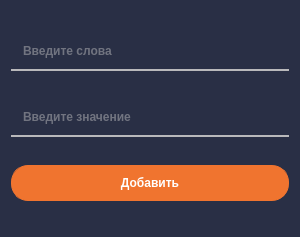
<?xml version="1.0" encoding="UTF-8"?>
<ui version="4.0">
 <class>AddWords</class>
 <widget class="QWidget" name="AddWords">
  <property name="geometry">
   <rect>
    <x>0</x>
    <y>0</y>
    <width>300</width>
    <height>237</height>
   </rect>
  </property>
  <property name="windowTitle">
   <string>Добавление</string>
  </property>
  <property name="windowIcon">
   <iconset resource="myresource.qrc">
    <normaloff>:/img/img/add_word.ico</normaloff>:/img/img/add_word.ico</iconset>
  </property>
  <property name="styleSheet">
   <string notr="true">QWidget
{
	background-color: #292f45;
	color: #000000;
	border-color: #000000;

}


/*-----QLabel-----*/
QLabel
{
	background-color: #292f45;
	color: #b9b9bb;
	border-color: #000000;

}


/*-----QPushButton-----*/
QPushButton
{
	background-color: #f0742f;
	color: #fff;
	font-weight: bold;
	border-style: solid;
	border-width: 1px;
	border-radius: 17px;
	border-color: #f0742f;
	padding: 10px;
}

QPushButton::hover
{
	background-color: #fc7c11;
	color: #fff;

}


QPushButton::pressed
{
	background-color: #ff6b35;
	color: #fff;

}


QLineEdit{
	background-color: #292f45;
	color: #b9b9bb;
	font-weight: bold;
	border-style: solid;
	border-width: 2px;
	border-top: 0px;
	border-left: 0px;
	border-right: 0px;
	border-color: #b9b9bb;
	padding: 10px;
}
</string>
  </property>
  <layout class="QGridLayout" name="gridLayout">
   <item row="0" column="0">
    <widget class="QLineEdit" name="lineEdit">
     <property name="placeholderText">
      <string>Введите слова</string>
     </property>
    </widget>
   </item>
   <item row="1" column="0">
    <widget class="QLineEdit" name="lineEdit_2">
     <property name="placeholderText">
      <string>Введите значение</string>
     </property>
    </widget>
   </item>
   <item row="2" column="0">
    <widget class="QPushButton" name="pushButton">
     <property name="text">
      <string>Добавить</string>
     </property>
    </widget>
   </item>
  </layout>
 </widget>
 <resources>
  <include location="myresource.qrc"/>
 </resources>
 <connections/>
</ui>
